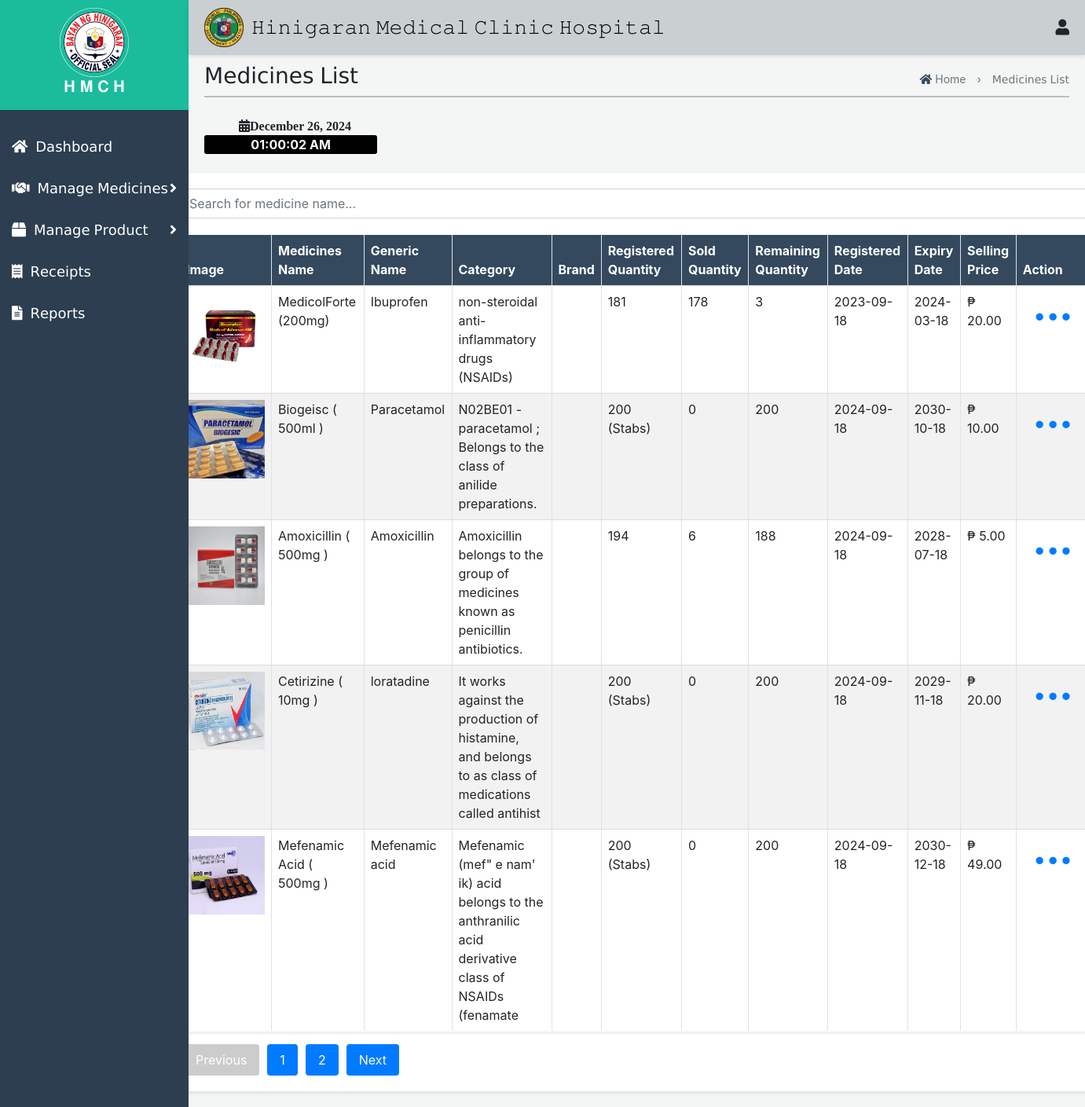
Page /Pharmacy/InventoryMedlist.php on the committed database.
### tables this page shows
CREATE TABLE `pharmacy_medicines_products` (
  `id` int(11) NOT NULL,
  `medicine_product` varchar(255) NOT NULL,
  `image` varchar(255) NOT NULL,
  `generic_name` varchar(255) NOT NULL,
  `category` varchar(100) NOT NULL,
  `registered_quantity` varchar(255) NOT NULL,
  `sold_quantity` int(11) NOT NULL,
  `remain_quantity` varchar(255) GENERATED ALWAYS AS (`registered_quantity` - `sold_quantity`) VIRTUAL,
  `registered` date NOT NULL,
  `expiry` date NOT NULL,
  `selling_price` decimal(10,2) NOT NULL
);

### Pharmacy/InventoryMedlist.php (the view, shortened to what this page needs)
<?php
$servername = "localhost";
$username = "root";
$password = "";
$dbname = "database";
$conn = new mysqli($servername, $username, $password, $dbname);
$records_per_page = 5;
$page = isset($_GET['page']) ? (int)$_GET['page'] : 1;
$start_from = ($page - 1) * $records_per_page;
$sql = "SELECT * FROM pharmacy_medicines_products LIMIT $start_from, $records_per_page";
$result = $conn->query($sql);
$total_records_sql = "SELECT COUNT(*) FROM pharmacy_medicines_products";
$total_records_result = $conn->query($total_records_sql);
$total_records = $total_records_result->fetch_array()[0];
$total_pages = ceil($total_records / $records_per_page);
?>
<!DOCTYPE html>
<html lang="en">
<head>
    <link rel="stylesheet" href="Med.css">
    <link rel="stylesheet" href="Receipt.css">
    <link href="https://maxcdn.bootstrapcdn.com/bootstrap/4.5.2/css/bootstrap.min.css" rel="stylesheet">
    <link href="https://cdnjs.cloudflare.com/ajax/libs/font-awesome/5.15.4/css/all.min.css" rel="stylesheet">
</head>
<body>
    <div class="top-nav">
    <div class="icon-container">
        <img src="img/Hinigaran.png" alt="Logo">
        <h1>𝙷𝚒𝚗𝚒𝚐𝚊𝚛𝚊𝚗 𝙼𝚎𝚍𝚒𝚌𝚊𝚕 𝙲𝚕𝚒𝚗𝚒𝚌 𝙷𝚘𝚜𝚙𝚒𝚝𝚊𝚕</h1>
    </div>
    <div class="icon-group">
        <div class="user-icon" onclick="toggleUserMenu(event)">
            <i class="fas fa-user"></i>
        </div>
    </div>
</div>
     <div id="mySidenav" class="side-nav">
        <div class="logo-container">
           <img src="img/hini.png" alt="Logo" style="width: 40%;">
            <h2>𝐇 𝐌 𝐂 𝐇</h2>
        </div>
        <a class="nav-link" href="InventoryStaff.php">
            <div class="sb-nav-link-content">
                <div class="sb-nav-link-icon"><i class="fas fa-home"></i></div>
                <span>𝖣𝖺𝗌𝗁𝖻𝗈𝖺𝗋𝖽</span>
            </div>
        </a>
        <a class="nav-link collapsed" href="#" data-toggle="collapse" data-target="#collapseMedicines" aria-expanded="false" aria-controls="collapseMedicines">
            <div class="sb-nav-link-content">
                <div class="sb-nav-link-icon"><i class="fas fa-handshake"></i></div>
                <span>𝖬𝖺𝗇𝖺𝗀𝖾 𝖬𝖾𝖽𝗂𝖼𝗂𝗇𝖾𝗌</span>
                <div class="sb-sidenav-collapse-arrow"><i class="fas fa-angle-right"></i></div>
            </div>
        </a>
        <a class="nav-link collapsed" href="#" data-toggle="collapse" data-target="#collapseProducts" aria-expanded="false" aria-controls="collapseProducts">
            <div class="sb-nav-link-content">
                <div class="sb-nav-link-icon"><i class="fas fa-box"></i></div>
                <span>𝖬𝖺𝗇𝖺𝗀𝖾 𝖯𝗋𝗈𝖽𝗎𝖼𝗍</span>
                <div class="sb-sidenav-collapse-arrow"><i class="fas fa-angle-right"></i></div>
            </div>
        </a>
        <a class="nav-link" href="InventoryStaffReceipt.php">
            <div class="sb-nav-link-content">
                <div class="sb-nav-link-icon"><i class="fas fa-receipt"></i></div>
                <span>𝖱𝖾𝖼𝖾𝗂𝗉𝗍𝗌</span>
            </div>
        </a>
        <a class="nav-link" href="InventoryStaffReports.php">
            <div class="sb-nav-link-content">
                <div class="sb-nav-link-icon"><i class="fas fa-file-alt report-icon" title="Generate Report"></i></div>
                <span>𝖱𝖾𝗉𝗈𝗋𝗍𝗌</span>
            </div>
        </a>
    </div>
    <div id="mainContent" class="main-content">
       <div class="header-container">
    <h3>𝖬𝖾𝖽𝗂𝖼𝗂𝗇𝖾𝗌 𝖫𝗂𝗌𝗍</h3>
<div class="haha">
    <p style="text-align: center;">
        <a href="InventoryDashboard1.php" style="text-decoration: none; color: inherit;">
            <i class="fas fa-home" style="color: #34495e;"></i> Home
        </a>
        <span style="margin: 0 10px;">›</span>
        𝖬𝖾𝖽𝗂𝖼𝗂𝗇𝖾𝗌 𝖫𝗂𝗌𝗍
    </p>
</div>
</div>
<div class="first1" style="opacity: 0.9; border-top: 2px solid #b2babb; margin-top: -20px;"></div><br>
         <section id="datetime">
        <div class="fas fa-calendar-alt" id="current-date" style="font-weight: bold; margin-left: 4%; "></div>
        <div id="current-time" style="font-weight: bold; background-color:black; width: 20%; text-align: center; color: white; border-radius: 3px;"></div>
    </section>
<div class="container mt-4">
<div class="medicines-content-wrapper" style="width: 112%; margin-left: -67px;">
    <input type="text" id="searchInput" onkeyup="searchMedicine()" placeholder="Search for medicine name..." class="form-control mb-3">
    <table id="medicines-table" class="table table-bordered">
        <thead>
            <tr>
                <th>Image</th>
                <th>Medicines Name</th>
                <th>Generic Name</th>
                <th>Category</th>
                <th>Brand</th>
                <th>Registered Quantity</th>
                <th>Sold Quantity</th>
                <th>Remaining Quantity</th>
                <th>Registered Date</th>
                <th>Expiry Date</th>
                <th>Selling Price</th>
                <th>Action</th>
            </tr>
        </thead>
        <tbody>
            <?php if ($result->num_rows > 0): ?>
                <?php while($row = $result->fetch_assoc()): ?>
                    <tr>
                        <td><img src="<?= $row["image"] ?>" alt="Product Image"></td>
                        <td><?= $row["medicine_product"] ?></td>
                        <td><?= $row["generic_name"] ?></td>
                        <td><?= $row["category"] ?></td>
                        <td><?= $row["brand"] ?></td>
                        <td><?= $row["registered_quantity"] ?></td>
                        <td><?= $row["sold_quantity"] ?></td>
                        <td><?= $row["remain_quantity"] ?></td>
                        <td><?= $row["registered"] ?></td>
                        <td><?= $row["expiry"] ?></td>
                        <td>₱ <?= $row["selling_price"] ?></td>
                        <td>
                            <button class="btn btn-link" type="button" id="dropdownMenuButton" data-toggle="dropdown" aria-haspopup="true" aria-expanded="false" style="text-decoration: none; font-size: 30px">
                                •••
                            </button>
                        </td>
                    </tr>
                <?php endwhile; ?>
            <?php else: ?>
                <tr><td colspan="11">No records found</td></tr>
            <?php endif; ?>
        </tbody>
    </table>
    <div class="pagination">
        <?php if ($page > 1): ?>
            <a href="?page=<?= $page - 1 ?>">Previous</a>
        <?php else: ?>
            <a class="disabled">Previous</a>
        <?php endif; ?>
        <?php for ($i = 1; $i <= $total_pages; $i++): ?>
            <a href="?page=<?= $i ?>"><?= $i ?></a>
        <?php endfor; ?>
        <?php if ($page < $total_pages): ?>
            <a href="?page=<?= $page + 1 ?>">Next</a>
        <?php else: ?>
            <a class="disabled">Next</a>
        <?php endif; ?>
    </div>
</div>
</body>
</html>

### Pharmacy/Med.css (style rules this page uses)
* { margin: 0; padding: 0; box-sizing: border-box; }
body { font-family: Arial, sans-serif; background-color: #f4f6f6; }
.top-nav { display: flex; justify-content: space-between; align-items: center; padding: 10px 20px; box-shadow: 0 2px 5px rgba(0, 0, 0, 0.1); }
.icon-container { position: relative; margin-right: 2%; display: flex; gap: 20px; }
.notification-icon, .user-icon { cursor: pointer; font-size: 24px; }
.side-nav { height: 100%; width: 230px; background-color: #34495e; color: white; position: fixed; top: 0; left: 0; overflow-x: hidden; padding-top: 60px; transition: 0.3s; display: flex; flex-direction: column; }
.main-content { margin-left: 230px; padding: 20px; transition: 0.3s; }
.nav-link { display: flex; align-items: center; padding: 10px 15px; text-decoration: none; color: white; transition: 0.3s; justify-content: space-between; }
.sb-nav-link-content { display: flex; align-items: center; flex: 1; }
.sb-nav-link-icon { margin-right: 10px; }
.sb-sidenav-collapse-arrow { margin-left: auto; }
.top-nav { position: fixed; top: 0; left: 240px; right: 0; background-color: #d0d3d4; padding: 10px; z-index: 1000; }
.top-nav h1 { color: #fff; margin: 0; }
.side-nav { height: 100%; width: 240px; position: fixed; z-index: 1; top: 0; left: 0; background-color: #2c3e50; padding-top: 0; transition: 0.3s; overflow-y: auto; }
.side-nav a { padding: 13px 15px; text-decoration: none; font-size: 18px; color: #fff; display: block; transition: 0.3s; }
.side-nav .sb-sidenav-collapse-arrow { margin-left: auto; color: #fff; }
.logo-container { text-align: center; margin-bottom: 20px; background-color: #1abc9c; padding: 10px; }
.logo-container img { width: 30%; height: auto; }
.logo-container h2 { color: #ffffff; font-size: 20px; transition: font-size 0.3s; }
.main-content { margin-left: 240px; padding: 80px 20px 20px; transition: margin-left 0.3s; }
.header-container { display: flex; justify-content: space-between; align-items: center; margin-bottom: 20px; }
.haha { text-align: right; }
.haha p { margin: 0; font-size: 14px; color: #6c757d; }
#medicines-table { width: 100%; border-collapse: collapse; }
#medicines-table thead { background-color: #34495E; color: white; }
#medicines-table th, #medicines-table td { padding: 8px; text-align: left; border-bottom: 1px solid #ddd; }
#medicines-table img { width: 100px; height: 100px; }
.pagination { margin-top: 10px; text-align: center; }
.pagination a { margin: 0 5px; padding: 8px 16px; text-decoration: none; background-color: #007bff; color: white; border-radius: 4px; }
.pagination a.disabled { background-color: #ccc; pointer-events: none; }
.medicines-content-wrapper { padding: 20px; background-color: #ffffff; border-radius: 8px; box-shadow: 0 2px 5px rgba(0, 0, 0, 0.1); }

### Pharmacy/InventoryMedlist.php (style rules this page uses)
body { background-color: #f4f6f6; }

### rows in the picture
pharmacy_medicines_products: image (picture), medicine_product "MedicolForte (200mg)", generic_name "Ibuprofen", category "non-steroidal anti-inflammatory drugs (NSAIDs)", registered_quantity "181", sold_quantity "178", remain_quantity "3", registered "2023-09-18", expiry "2024-03-18", selling_price "20.00"
pharmacy_medicines_products: image (picture), medicine_product "Biogeisc ( 500ml )", generic_name "Paracetamol", category "N02BE01 - paracetamol ; Belongs to the class of anilide preparations.", registered_quantity "200 (Stabs)", sold_quantity "0", remain_quantity "200", registered "2024-09-18", expiry "2030-10-18", selling_price "10.00"
pharmacy_medicines_products: image (picture), medicine_product "Amoxicillin ( 500mg )", generic_name "Amoxicillin", category "Amoxicillin belongs to the group of medicines known as penicillin antibiotics.", registered_quantity "194", sold_quantity "6", remain_quantity "188", registered "2024-09-18", expiry "2028-07-18", selling_price "5.00"
pharmacy_medicines_products: image (picture), medicine_product "Cetirizine ( 10mg )", generic_name "loratadine", category "It works against the production of histamine, and belongs to as class of medications called antihist", registered_quantity "200 (Stabs)", sold_quantity "0", remain_quantity "200", registered "2024-09-18", expiry "2029-11-18", selling_price "20.00"
pharmacy_medicines_products: image (picture), medicine_product "Mefenamic Acid ( 500mg )", generic_name "Mefenamic acid", category "Mefenamic (mef\" e nam' ik) acid belongs to the anthranilic acid derivative class of NSAIDs (fenamate", registered_quantity "200 (Stabs)", sold_quantity "0", remain_quantity "200", registered "2024-09-18", expiry "2030-12-18", selling_price "49.00"
